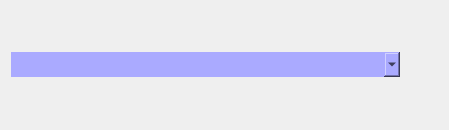
<?xml version="1.0" encoding="UTF-8"?>
<ui version="4.0">
 <class>W_SelectSouvenirClass</class>
 <widget class="QWidget" name="W_SelectSouvenirClass">
  <property name="geometry">
   <rect>
    <x>0</x>
    <y>0</y>
    <width>449</width>
    <height>130</height>
   </rect>
  </property>
  <property name="windowTitle">
   <string>W_SelectSouvenir</string>
  </property>
  <layout class="QHBoxLayout" name="horizontalLayout_2">
   <item>
    <layout class="QHBoxLayout" name="horizontalLayout">
     <item>
      <widget class="QComboBox" name="CB_AddSouvenir">
       <property name="font">
        <font>
         <family>Cascadia Mono SemiLight</family>
         <pointsize>12</pointsize>
        </font>
       </property>
       <property name="styleSheet">
        <string notr="true">background: rgb(170, 170, 255);
border: none;</string>
       </property>
      </widget>
     </item>
     <item>
      <widget class="QPushButton" name="B_AddSouvenir">
       <property name="sizePolicy">
        <sizepolicy hsizetype="Maximum" vsizetype="Fixed">
         <horstretch>0</horstretch>
         <verstretch>0</verstretch>
        </sizepolicy>
       </property>
       <property name="styleSheet">
        <string notr="true">background: transparent;
border: none;</string>
       </property>
       <property name="text">
        <string/>
       </property>
       <property name="icon">
        <iconset>
         <normaloff>../../European-Vocation/EuropeanVacation/images/plus.png</normaloff>../../European-Vocation/EuropeanVacation/images/plus.png</iconset>
       </property>
       <property name="iconSize">
        <size>
         <width>24</width>
         <height>24</height>
        </size>
       </property>
      </widget>
     </item>
    </layout>
   </item>
  </layout>
 </widget>
 <layoutdefault spacing="6" margin="11"/>
 <resources/>
 <connections/>
</ui>
